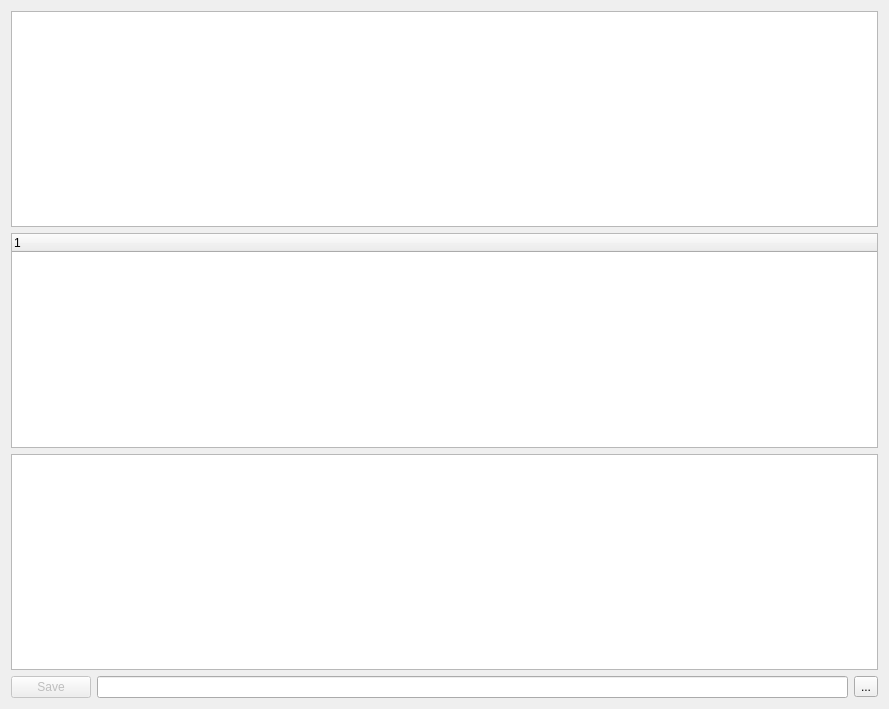
<?xml version="1.0" encoding="UTF-8"?>
<ui version="4.0">
 <class>Form</class>
 <widget class="QWidget" name="Form">
  <property name="geometry">
   <rect>
    <x>0</x>
    <y>0</y>
    <width>889</width>
    <height>709</height>
   </rect>
  </property>
  <property name="sizePolicy">
   <sizepolicy hsizetype="Expanding" vsizetype="Expanding">
    <horstretch>0</horstretch>
    <verstretch>0</verstretch>
   </sizepolicy>
  </property>
  <property name="windowTitle">
   <string>Entity Editor</string>
  </property>
  <layout class="QVBoxLayout" name="verticalLayout_2">
   <item>
    <layout class="QVBoxLayout" name="verticalLayout">
     <property name="sizeConstraint">
      <enum>QLayout::SetDefaultConstraint</enum>
     </property>
     <item>
      <widget class="QTableWidget" name="tableWidget">
       <property name="sizePolicy">
        <sizepolicy hsizetype="Expanding" vsizetype="Expanding">
         <horstretch>0</horstretch>
         <verstretch>0</verstretch>
        </sizepolicy>
       </property>
       <property name="rowCount">
        <number>0</number>
       </property>
       <property name="columnCount">
        <number>0</number>
       </property>
      </widget>
     </item>
     <item>
      <widget class="QTreeWidget" name="treeWidget">
       <column>
        <property name="text">
         <string notr="true">1</string>
        </property>
       </column>
      </widget>
     </item>
     <item>
      <widget class="QTreeView" name="treeView"/>
     </item>
    </layout>
   </item>
   <item>
    <layout class="QHBoxLayout" name="horizontalLayout">
     <property name="sizeConstraint">
      <enum>QLayout::SetMaximumSize</enum>
     </property>
     <item>
      <widget class="QPushButton" name="xmlSaveButton">
       <property name="enabled">
        <bool>false</bool>
       </property>
       <property name="text">
        <string>Save</string>
       </property>
      </widget>
     </item>
     <item>
      <widget class="QLineEdit" name="CIGITaskConfig_path">
       <property name="enabled">
        <bool>true</bool>
       </property>
      </widget>
     </item>
     <item>
      <widget class="QToolButton" name="browse_folder_bt1">
       <property name="text">
        <string>...</string>
       </property>
      </widget>
     </item>
    </layout>
   </item>
  </layout>
 </widget>
 <resources/>
 <connections/>
</ui>
